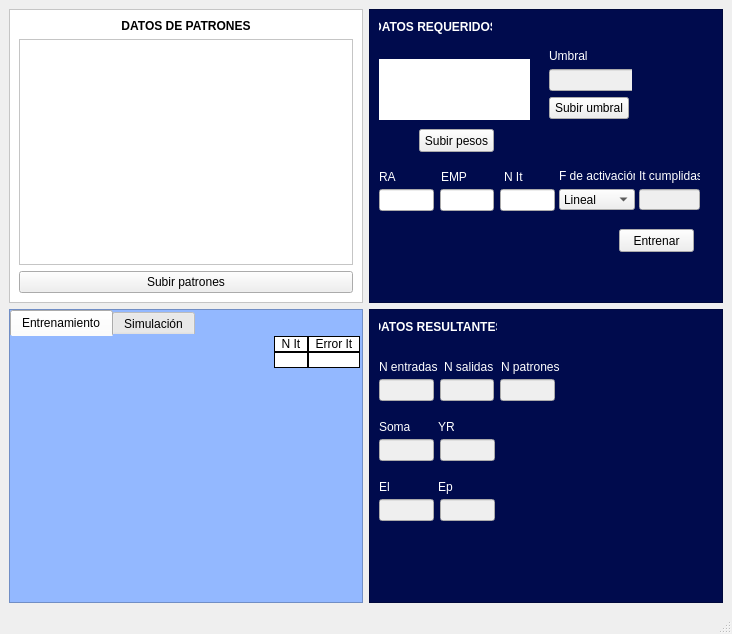
<?xml version="1.0" encoding="UTF-8"?>
<ui version="4.0">
 <class>MainWindow</class>
 <widget class="QMainWindow" name="MainWindow">
  <property name="windowModality">
   <enum>Qt::ApplicationModal</enum>
  </property>
  <property name="geometry">
   <rect>
    <x>0</x>
    <y>0</y>
    <width>732</width>
    <height>634</height>
   </rect>
  </property>
  <property name="sizePolicy">
   <sizepolicy hsizetype="Expanding" vsizetype="Expanding">
    <horstretch>0</horstretch>
    <verstretch>0</verstretch>
   </sizepolicy>
  </property>
  <property name="windowTitle">
   <string>Python</string>
  </property>
  <widget class="QWidget" name="centralwidget">
   <layout class="QGridLayout" name="gridLayout">
    <item row="0" column="0">
     <widget class="QFrame" name="frame_Patrones">
      <property name="autoFillBackground">
       <bool>false</bool>
      </property>
      <property name="styleSheet">
       <string notr="true">QFrame{
	background-color: rgb(255, 255, 255);
}</string>
      </property>
      <property name="frameShape">
       <enum>QFrame::StyledPanel</enum>
      </property>
      <property name="frameShadow">
       <enum>QFrame::Raised</enum>
      </property>
      <layout class="QGridLayout" name="gridLayout_3">
       <item row="0" column="0">
        <widget class="QLabel" name="label">
         <property name="sizePolicy">
          <sizepolicy hsizetype="Preferred" vsizetype="Fixed">
           <horstretch>0</horstretch>
           <verstretch>0</verstretch>
          </sizepolicy>
         </property>
         <property name="font">
          <font>
           <weight>75</weight>
           <bold>true</bold>
          </font>
         </property>
         <property name="text">
          <string>DATOS DE PATRONES</string>
         </property>
         <property name="alignment">
          <set>Qt::AlignCenter</set>
         </property>
        </widget>
       </item>
       <item row="1" column="0">
        <layout class="QVBoxLayout" name="verticalLayout_4">
         <item>
          <widget class="QTableWidget" name="tblWidgetEntSal">
           <property name="sizePolicy">
            <sizepolicy hsizetype="Expanding" vsizetype="Expanding">
             <horstretch>0</horstretch>
             <verstretch>0</verstretch>
            </sizepolicy>
           </property>
           <property name="styleSheet">
            <string notr="true">QHeaderView{
	qproperty-defaultAlignment: AlignHCenter;
}
QTableWidget::verticalHeader{
	
	background-color: rgb(212, 212, 212);
}

QTableWidget{
qproperty-defaultAlignment: AlignHCenter
}</string>
           </property>
           <property name="midLineWidth">
            <number>-3</number>
           </property>
           <property name="alternatingRowColors">
            <bool>true</bool>
           </property>
           <attribute name="verticalHeaderVisible">
            <bool>false</bool>
           </attribute>
          </widget>
         </item>
         <item>
          <widget class="QPushButton" name="btnSubirPatrones">
           <property name="sizePolicy">
            <sizepolicy hsizetype="Expanding" vsizetype="Fixed">
             <horstretch>0</horstretch>
             <verstretch>0</verstretch>
            </sizepolicy>
           </property>
           <property name="text">
            <string>Subir patrones</string>
           </property>
           <property name="autoDefault">
            <bool>false</bool>
           </property>
          </widget>
         </item>
        </layout>
       </item>
      </layout>
     </widget>
    </item>
    <item row="0" column="1">
     <widget class="QFrame" name="frame">
      <property name="sizePolicy">
       <sizepolicy hsizetype="Expanding" vsizetype="Expanding">
        <horstretch>0</horstretch>
        <verstretch>0</verstretch>
       </sizepolicy>
      </property>
      <property name="font">
       <font>
        <weight>50</weight>
        <bold>false</bold>
       </font>
      </property>
      <property name="autoFillBackground">
       <bool>false</bool>
      </property>
      <property name="styleSheet">
       <string notr="true">QFrame{
	background-color: rgb(0, 11, 77);
}</string>
      </property>
      <property name="frameShape">
       <enum>QFrame::StyledPanel</enum>
      </property>
      <property name="frameShadow">
       <enum>QFrame::Raised</enum>
      </property>
      <widget class="QLabel" name="label_3">
       <property name="geometry">
        <rect>
         <x>10</x>
         <y>10</y>
         <width>113</width>
         <height>16</height>
        </rect>
       </property>
       <property name="font">
        <font>
         <weight>75</weight>
         <bold>true</bold>
        </font>
       </property>
       <property name="styleSheet">
        <string notr="true">QLabel{
	color: rgb(255, 255, 255);
}</string>
       </property>
       <property name="text">
        <string>DATOS REQUERIDOS</string>
       </property>
       <property name="alignment">
        <set>Qt::AlignCenter</set>
       </property>
      </widget>
      <widget class="QTableWidget" name="tblWidgetPesos">
       <property name="geometry">
        <rect>
         <x>10</x>
         <y>50</y>
         <width>151</width>
         <height>61</height>
        </rect>
       </property>
       <property name="styleSheet">
        <string notr="true">QTableWidget{
	background-color: rgb(255, 255, 255);
}</string>
       </property>
       <property name="frameShape">
        <enum>QFrame::NoFrame</enum>
       </property>
       <property name="verticalScrollBarPolicy">
        <enum>Qt::ScrollBarAsNeeded</enum>
       </property>
       <property name="horizontalScrollBarPolicy">
        <enum>Qt::ScrollBarAsNeeded</enum>
       </property>
       <property name="sizeAdjustPolicy">
        <enum>QAbstractScrollArea::AdjustToContents</enum>
       </property>
       <attribute name="horizontalHeaderVisible">
        <bool>true</bool>
       </attribute>
       <attribute name="horizontalHeaderCascadingSectionResizes">
        <bool>false</bool>
       </attribute>
       <attribute name="horizontalHeaderMinimumSectionSize">
        <number>20</number>
       </attribute>
       <attribute name="verticalHeaderVisible">
        <bool>false</bool>
       </attribute>
      </widget>
      <widget class="QPushButton" name="btnSubirPesos">
       <property name="geometry">
        <rect>
         <x>50</x>
         <y>120</y>
         <width>75</width>
         <height>23</height>
        </rect>
       </property>
       <property name="text">
        <string>Subir pesos</string>
       </property>
      </widget>
      <widget class="QWidget" name="layoutWidget">
       <property name="geometry">
        <rect>
         <x>10</x>
         <y>180</y>
         <width>176</width>
         <height>22</height>
        </rect>
       </property>
       <layout class="QHBoxLayout" name="horizontalLayout">
        <item>
         <widget class="QLineEdit" name="txtRataAprendizaje"/>
        </item>
        <item>
         <widget class="QLineEdit" name="txtErrorMaxPermitido"/>
        </item>
        <item>
         <widget class="QLineEdit" name="txtNumIteracion"/>
        </item>
       </layout>
      </widget>
      <widget class="QWidget" name="layoutWidget">
       <property name="geometry">
        <rect>
         <x>180</x>
         <y>40</y>
         <width>83</width>
         <height>70</height>
        </rect>
       </property>
       <layout class="QFormLayout" name="formLayout">
        <item row="0" column="0">
         <widget class="QLabel" name="label_2">
          <property name="styleSheet">
           <string notr="true">QLabel{
	color: rgb(255, 255, 255);
}</string>
          </property>
          <property name="text">
           <string>Umbral</string>
          </property>
         </widget>
        </item>
        <item row="1" column="0">
         <widget class="QLineEdit" name="txtUmbral">
          <property name="enabled">
           <bool>false</bool>
          </property>
          <property name="sizePolicy">
           <sizepolicy hsizetype="Expanding" vsizetype="Preferred">
            <horstretch>0</horstretch>
            <verstretch>0</verstretch>
           </sizepolicy>
          </property>
         </widget>
        </item>
        <item row="2" column="0">
         <widget class="QPushButton" name="btnSubirUmbral">
          <property name="text">
           <string>Subir umbral</string>
          </property>
         </widget>
        </item>
       </layout>
      </widget>
      <widget class="QWidget" name="layoutWidget">
       <property name="geometry">
        <rect>
         <x>10</x>
         <y>160</y>
         <width>181</width>
         <height>16</height>
        </rect>
       </property>
       <layout class="QHBoxLayout" name="horizontalLayout_2">
        <item>
         <widget class="QLabel" name="label_5">
          <property name="styleSheet">
           <string notr="true">QLabel{
	color: rgb(255, 255, 255);
}</string>
          </property>
          <property name="text">
           <string>RA</string>
          </property>
         </widget>
        </item>
        <item>
         <widget class="QLabel" name="label_6">
          <property name="styleSheet">
           <string notr="true">QLabel{
	color: rgb(255, 255, 255);
}</string>
          </property>
          <property name="text">
           <string>EMP</string>
          </property>
         </widget>
        </item>
        <item>
         <widget class="QLabel" name="label_7">
          <property name="styleSheet">
           <string notr="true">QLabel{
	color: rgb(255, 255, 255);
}</string>
          </property>
          <property name="text">
           <string>N It</string>
          </property>
         </widget>
        </item>
       </layout>
      </widget>
      <widget class="QWidget" name="layoutWidget">
       <property name="geometry">
        <rect>
         <x>190</x>
         <y>160</y>
         <width>76</width>
         <height>41</height>
        </rect>
       </property>
       <layout class="QVBoxLayout" name="verticalLayout_2">
        <item>
         <widget class="QLabel" name="label_8">
          <property name="styleSheet">
           <string notr="true">QLabel{
	color: rgb(255, 255, 255);
}</string>
          </property>
          <property name="text">
           <string>F de activación</string>
          </property>
         </widget>
        </item>
        <item>
         <widget class="QComboBox" name="comboFuncionActivacion">
          <property name="palette">
           <palette>
            <active>
             <colorrole role="Light">
              <brush brushstyle="SolidPattern">
               <color alpha="255">
                <red>85</red>
                <green>170</green>
                <blue>255</blue>
               </color>
              </brush>
             </colorrole>
             <colorrole role="Highlight">
              <brush brushstyle="SolidPattern">
               <color alpha="255">
                <red>255</red>
                <green>255</green>
                <blue>255</blue>
               </color>
              </brush>
             </colorrole>
            </active>
            <inactive>
             <colorrole role="Light">
              <brush brushstyle="SolidPattern">
               <color alpha="255">
                <red>85</red>
                <green>170</green>
                <blue>255</blue>
               </color>
              </brush>
             </colorrole>
             <colorrole role="Highlight">
              <brush brushstyle="SolidPattern">
               <color alpha="255">
                <red>240</red>
                <green>240</green>
                <blue>240</blue>
               </color>
              </brush>
             </colorrole>
            </inactive>
            <disabled>
             <colorrole role="Light">
              <brush brushstyle="SolidPattern">
               <color alpha="255">
                <red>85</red>
                <green>170</green>
                <blue>255</blue>
               </color>
              </brush>
             </colorrole>
             <colorrole role="Highlight">
              <brush brushstyle="SolidPattern">
               <color alpha="255">
                <red>0</red>
                <green>120</green>
                <blue>215</blue>
               </color>
              </brush>
             </colorrole>
            </disabled>
           </palette>
          </property>
          <property name="font">
           <font>
            <weight>50</weight>
            <bold>false</bold>
           </font>
          </property>
          <property name="frame">
           <bool>true</bool>
          </property>
          <item>
           <property name="text">
            <string>Lineal</string>
           </property>
          </item>
          <item>
           <property name="text">
            <string>Escalon</string>
           </property>
          </item>
          <item>
           <property name="text">
            <string>Sigmoidal</string>
           </property>
          </item>
         </widget>
        </item>
       </layout>
      </widget>
      <widget class="QWidget" name="layoutWidget">
       <property name="geometry">
        <rect>
         <x>270</x>
         <y>160</y>
         <width>61</width>
         <height>41</height>
        </rect>
       </property>
       <layout class="QVBoxLayout" name="verticalLayout_3">
        <item>
         <widget class="QLabel" name="label_9">
          <property name="styleSheet">
           <string notr="true">QLabel{
	color: rgb(255, 255, 255);
}</string>
          </property>
          <property name="text">
           <string>It cumplidas</string>
          </property>
         </widget>
        </item>
        <item>
         <widget class="QLineEdit" name="txtIteracionesCumplidas">
          <property name="enabled">
           <bool>false</bool>
          </property>
         </widget>
        </item>
       </layout>
      </widget>
      <widget class="QPushButton" name="btnEntrenar">
       <property name="geometry">
        <rect>
         <x>250</x>
         <y>220</y>
         <width>75</width>
         <height>23</height>
        </rect>
       </property>
       <property name="text">
        <string>Entrenar</string>
       </property>
      </widget>
     </widget>
    </item>
    <item row="1" column="0">
     <widget class="QFrame" name="frame_2">
      <property name="styleSheet">
       <string notr="true">QFrame{
	background-color: rgb(147, 184, 255);
}</string>
      </property>
      <property name="frameShape">
       <enum>QFrame::StyledPanel</enum>
      </property>
      <property name="frameShadow">
       <enum>QFrame::Raised</enum>
      </property>
      <layout class="QGridLayout" name="gridLayout_5">
       <property name="leftMargin">
        <number>0</number>
       </property>
       <property name="topMargin">
        <number>0</number>
       </property>
       <property name="rightMargin">
        <number>0</number>
       </property>
       <property name="bottomMargin">
        <number>0</number>
       </property>
       <item row="0" column="0">
        <widget class="QTabWidget" name="tabWidget">
         <property name="autoFillBackground">
          <bool>false</bool>
         </property>
         <property name="styleSheet">
          <string notr="true">QTabWidget{
	background-color: rgb(147, 184, 255);
	border-color: rgb(147, 184, 255);
}
QLabel{
	background-color: rgb(255, 255, 255);
	border: 1px solid black;
}

</string>
         </property>
         <property name="currentIndex">
          <number>0</number>
         </property>
         <widget class="QWidget" name="tab">
          <attribute name="title">
           <string>Entrenamiento</string>
          </attribute>
          <widget class="QWidget" name="layoutWidget">
           <property name="geometry">
            <rect>
             <x>0</x>
             <y>0</y>
             <width>351</width>
             <height>271</height>
            </rect>
           </property>
           <layout class="QVBoxLayout" name="verticalLayout">
            <item>
             <layout class="QGridLayout" name="gridLayout_4">
              <item row="0" column="0">
               <spacer name="horizontalSpacer">
                <property name="orientation">
                 <enum>Qt::Horizontal</enum>
                </property>
                <property name="sizeHint" stdset="0">
                 <size>
                  <width>40</width>
                  <height>28</height>
                 </size>
                </property>
               </spacer>
              </item>
              <item row="0" column="1">
               <layout class="QGridLayout" name="gridLayout_2">
                <property name="rightMargin">
                 <number>1</number>
                </property>
                <property name="spacing">
                 <number>0</number>
                </property>
                <item row="0" column="1">
                 <widget class="QLabel" name="label_18">
                  <property name="text">
                   <string>  Error It  </string>
                  </property>
                  <property name="alignment">
                   <set>Qt::AlignCenter</set>
                  </property>
                 </widget>
                </item>
                <item row="1" column="1">
                 <widget class="QLabel" name="lbErrorIt">
                  <property name="text">
                   <string/>
                  </property>
                  <property name="alignment">
                   <set>Qt::AlignCenter</set>
                  </property>
                 </widget>
                </item>
                <item row="1" column="0">
                 <widget class="QLabel" name="lbIteracion">
                  <property name="text">
                   <string/>
                  </property>
                  <property name="alignment">
                   <set>Qt::AlignCenter</set>
                  </property>
                 </widget>
                </item>
                <item row="0" column="0">
                 <widget class="QLabel" name="label_15">
                  <property name="lineWidth">
                   <number>4</number>
                  </property>
                  <property name="text">
                   <string>  N It  </string>
                  </property>
                  <property name="alignment">
                   <set>Qt::AlignCenter</set>
                  </property>
                  <property name="wordWrap">
                   <bool>false</bool>
                  </property>
                 </widget>
                </item>
               </layout>
              </item>
             </layout>
            </item>
            <item>
             <widget class="QWidget" name="widgetEntrenamiento" native="true">
              <property name="sizePolicy">
               <sizepolicy hsizetype="Expanding" vsizetype="Expanding">
                <horstretch>0</horstretch>
                <verstretch>0</verstretch>
               </sizepolicy>
              </property>
              <property name="layoutDirection">
               <enum>Qt::LeftToRight</enum>
              </property>
             </widget>
            </item>
           </layout>
          </widget>
         </widget>
         <widget class="QWidget" name="tab_2">
          <attribute name="title">
           <string>Simulación</string>
          </attribute>
         </widget>
        </widget>
       </item>
      </layout>
     </widget>
    </item>
    <item row="1" column="1">
     <widget class="QFrame" name="frame_3">
      <property name="sizePolicy">
       <sizepolicy hsizetype="Expanding" vsizetype="Expanding">
        <horstretch>0</horstretch>
        <verstretch>0</verstretch>
       </sizepolicy>
      </property>
      <property name="styleSheet">
       <string notr="true">QFrame{
	background-color: rgb(0, 11, 77);
}</string>
      </property>
      <property name="frameShape">
       <enum>QFrame::StyledPanel</enum>
      </property>
      <property name="frameShadow">
       <enum>QFrame::Raised</enum>
      </property>
      <widget class="QLabel" name="label_4">
       <property name="geometry">
        <rect>
         <x>10</x>
         <y>10</y>
         <width>118</width>
         <height>16</height>
        </rect>
       </property>
       <property name="font">
        <font>
         <weight>75</weight>
         <bold>true</bold>
        </font>
       </property>
       <property name="styleSheet">
        <string notr="true">QLabel{
	color: rgb(255, 255, 255);
}</string>
       </property>
       <property name="text">
        <string>DATOS RESULTANTES</string>
       </property>
       <property name="alignment">
        <set>Qt::AlignCenter</set>
       </property>
      </widget>
      <widget class="QWidget" name="layoutWidget_2">
       <property name="geometry">
        <rect>
         <x>10</x>
         <y>50</y>
         <width>181</width>
         <height>16</height>
        </rect>
       </property>
       <layout class="QHBoxLayout" name="horizontalLayout_3">
        <item>
         <widget class="QLabel" name="label_10">
          <property name="styleSheet">
           <string notr="true">QLabel{
	color: rgb(255, 255, 255);
}</string>
          </property>
          <property name="text">
           <string>N entradas</string>
          </property>
         </widget>
        </item>
        <item>
         <widget class="QLabel" name="label_11">
          <property name="styleSheet">
           <string notr="true">QLabel{
	color: rgb(255, 255, 255);
}</string>
          </property>
          <property name="text">
           <string>N salidas</string>
          </property>
         </widget>
        </item>
        <item>
         <widget class="QLabel" name="label_12">
          <property name="styleSheet">
           <string notr="true">QLabel{
	color: rgb(255, 255, 255);
}</string>
          </property>
          <property name="text">
           <string>N patrones</string>
          </property>
         </widget>
        </item>
       </layout>
      </widget>
      <widget class="QWidget" name="layoutWidget_3">
       <property name="geometry">
        <rect>
         <x>10</x>
         <y>70</y>
         <width>176</width>
         <height>22</height>
        </rect>
       </property>
       <layout class="QHBoxLayout" name="horizontalLayout_4">
        <item>
         <widget class="QLineEdit" name="txtNEntradas">
          <property name="enabled">
           <bool>false</bool>
          </property>
         </widget>
        </item>
        <item>
         <widget class="QLineEdit" name="txtNSalidas">
          <property name="enabled">
           <bool>false</bool>
          </property>
         </widget>
        </item>
        <item>
         <widget class="QLineEdit" name="txtPatrones">
          <property name="enabled">
           <bool>false</bool>
          </property>
         </widget>
        </item>
       </layout>
      </widget>
      <widget class="QWidget" name="layoutWidget_4">
       <property name="geometry">
        <rect>
         <x>10</x>
         <y>110</y>
         <width>111</width>
         <height>16</height>
        </rect>
       </property>
       <layout class="QHBoxLayout" name="horizontalLayout_5">
        <item>
         <widget class="QLabel" name="label_13">
          <property name="styleSheet">
           <string notr="true">QLabel{
	color: rgb(255, 255, 255);
}</string>
          </property>
          <property name="text">
           <string>Soma</string>
          </property>
         </widget>
        </item>
        <item>
         <widget class="QLabel" name="label_14">
          <property name="styleSheet">
           <string notr="true">QLabel{
	color: rgb(255, 255, 255);
}</string>
          </property>
          <property name="text">
           <string>YR</string>
          </property>
         </widget>
        </item>
       </layout>
      </widget>
      <widget class="QWidget" name="layoutWidget_5">
       <property name="geometry">
        <rect>
         <x>10</x>
         <y>170</y>
         <width>111</width>
         <height>16</height>
        </rect>
       </property>
       <layout class="QHBoxLayout" name="horizontalLayout_6">
        <item>
         <widget class="QLabel" name="label_16">
          <property name="styleSheet">
           <string notr="true">QLabel{
	color: rgb(255, 255, 255);
}</string>
          </property>
          <property name="text">
           <string>El</string>
          </property>
         </widget>
        </item>
        <item>
         <widget class="QLabel" name="label_17">
          <property name="styleSheet">
           <string notr="true">QLabel{
	color: rgb(255, 255, 255);
}</string>
          </property>
          <property name="text">
           <string>Ep</string>
          </property>
         </widget>
        </item>
       </layout>
      </widget>
      <widget class="QWidget" name="layoutWidget_6">
       <property name="enabled">
        <bool>false</bool>
       </property>
       <property name="geometry">
        <rect>
         <x>10</x>
         <y>130</y>
         <width>116</width>
         <height>22</height>
        </rect>
       </property>
       <layout class="QHBoxLayout" name="horizontalLayout_7">
        <item>
         <widget class="QLineEdit" name="txtSoma">
          <property name="enabled">
           <bool>false</bool>
          </property>
         </widget>
        </item>
        <item>
         <widget class="QLineEdit" name="txtYR">
          <property name="enabled">
           <bool>false</bool>
          </property>
         </widget>
        </item>
       </layout>
      </widget>
      <widget class="QWidget" name="layoutWidget_7">
       <property name="geometry">
        <rect>
         <x>10</x>
         <y>190</y>
         <width>116</width>
         <height>22</height>
        </rect>
       </property>
       <layout class="QHBoxLayout" name="horizontalLayout_8">
        <item>
         <widget class="QLineEdit" name="txtErrorLineal">
          <property name="enabled">
           <bool>false</bool>
          </property>
         </widget>
        </item>
        <item>
         <widget class="QLineEdit" name="txtErrorPatron">
          <property name="enabled">
           <bool>false</bool>
          </property>
         </widget>
        </item>
       </layout>
      </widget>
     </widget>
    </item>
   </layout>
  </widget>
  <widget class="QStatusBar" name="statusbar"/>
 </widget>
 <resources/>
 <connections/>
</ui>
